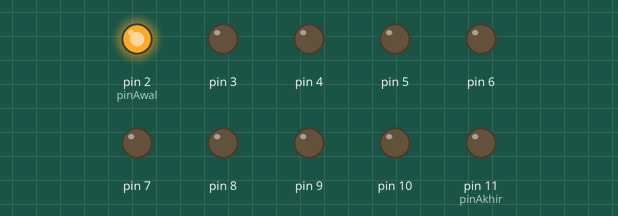
The sketch below on a simulated Arduino Uno, built with avr-gcc and run on an emulated ATmega328P. Parts: output pins drawn as LEDs (lit = HIGH).

Above: at 0.17 s.
At 1.22 s:
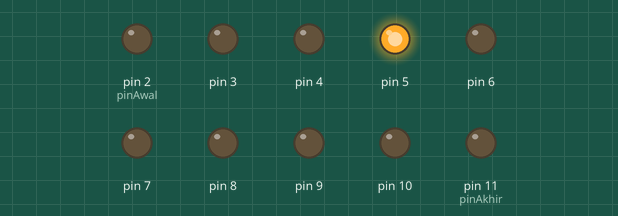
At 1.92 s:
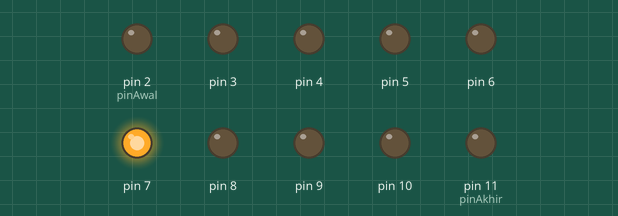
At 4.02 s:
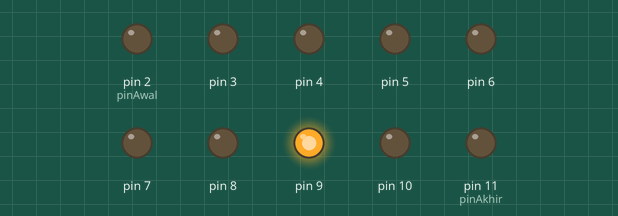
At 5.77 s:
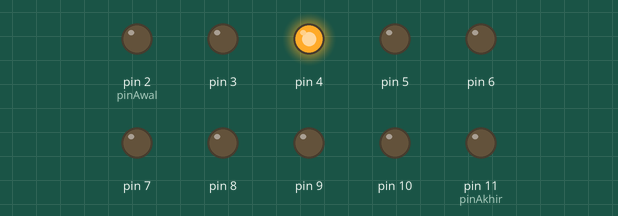
At 7.87 s:
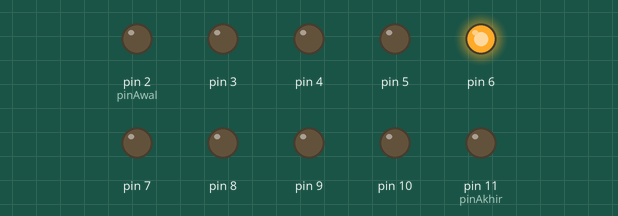
Timing chart, 0 to 8.2 s (numbered marks = the images above):
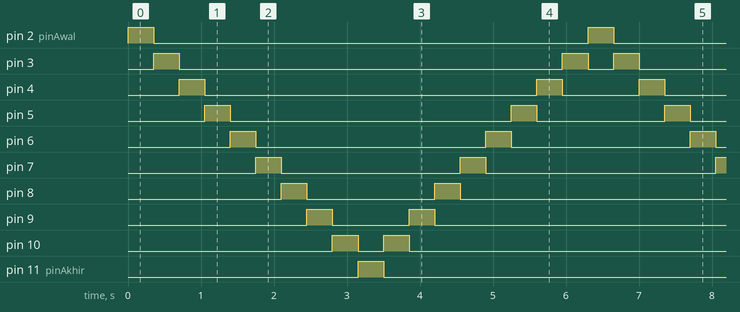

Measured:
- by itself, pin 2 (pinAwal), pin 11 (pinAkhir): alternates HIGH for 0.35 s and LOW for 6.0 s
- by itself, pin 3: repeats every 6.3 s: LOW 5.3 s, HIGH 0.35 s, LOW 0.35 s, HIGH 0.35 s
- by itself, pin 4: repeats every 6.3 s: LOW 4.6 s, HIGH 0.35 s, LOW 1.1 s, HIGH 0.35 s
- by itself, pin 5: repeats every 6.3 s: LOW 3.9 s, HIGH 0.35 s, LOW 1.8 s, HIGH 0.35 s
- by itself, pin 6: repeats every 6.3 s: LOW 3.2 s, HIGH 0.35 s, LOW 2.5 s, HIGH 0.35 s
- by itself, pin 7: repeats every 6.3 s: LOW 2.5 s, HIGH 0.35 s, LOW 3.2 s, HIGH 0.35 s
- by itself, pin 8: repeats every 6.3 s: LOW 1.8 s, HIGH 0.35 s, LOW 3.9 s, HIGH 0.35 s
- by itself, pin 9: repeats every 6.3 s: LOW 1.1 s, HIGH 0.35 s, LOW 4.6 s, HIGH 0.35 s

The sketch:

Running_LED.ino
```cpp
// deklarasiin pin awal dan akhir
int pinAwal = 2;
int pinAkhir = 11;
int waktuJeda = 350; // Kecepatan lari LED-nya (satuan milidetik).

void setup() {
  // Looping buat ngatur pin D2 sampai D11 jadi OUTPUT semua
  for (int pin = pinAwal; pin <= pinAkhir; pin++) {
    pinMode(pin, OUTPUT);
  }
}

void loop() {
  // --- EFEK LED BERJALAN MAJU (Kiri ke Kanan) ---
  for (int pin = pinAwal; pin <= pinAkhir; pin++) {
    digitalWrite(pin, HIGH);  // Nyalain LED
    delay(waktuJeda);         // Tunggu bentar biar matanya sempet lihat
    digitalWrite(pin, LOW);   // Matiin LED lagi sebelum pindah ke sebelah
  }

  // --- EFEK LED BERJALAN MUNDUR (Kanan ke Kiri) ---
  // Kalau gak mau efek mundur, hapus aja blok for yang bawah ini
  for (int pin = pinAkhir - 1; pin >= pinAwal + 1; pin--) {
    digitalWrite(pin, HIGH);
    delay(waktuJeda);
    digitalWrite(pin, LOW);
  }
}
```
